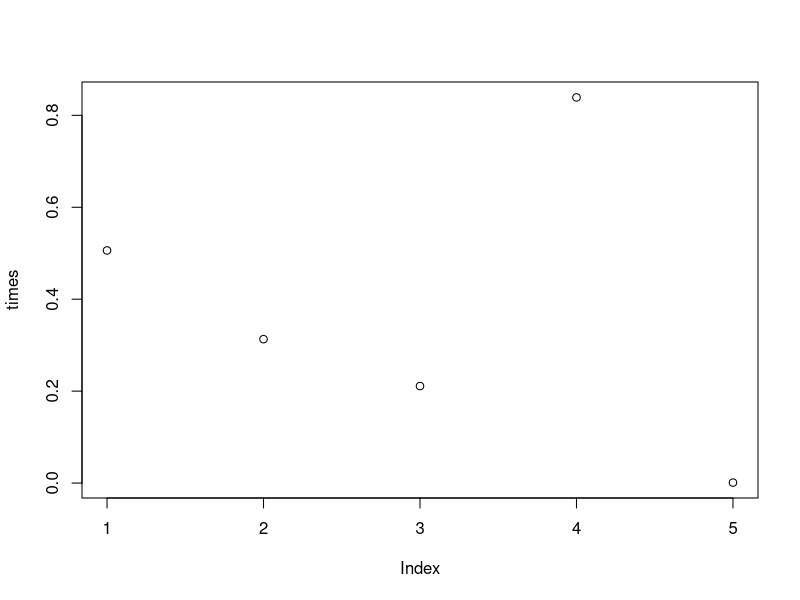
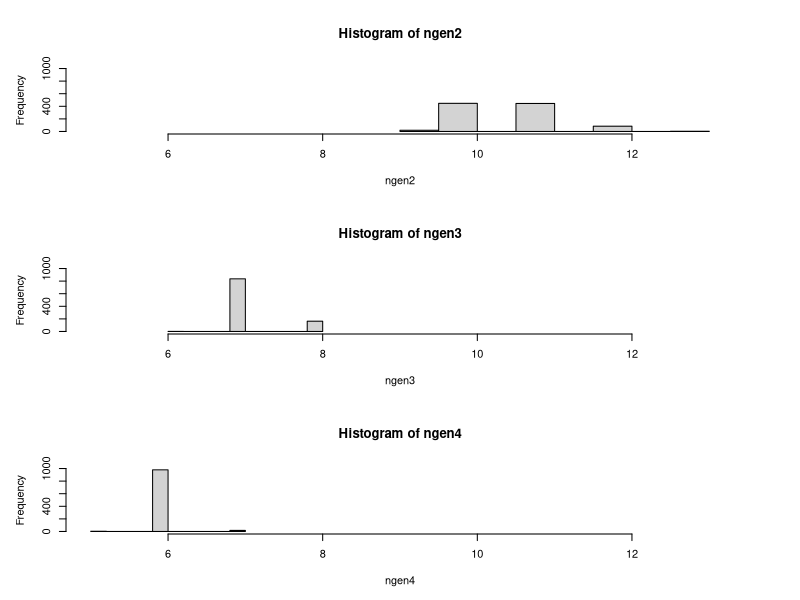
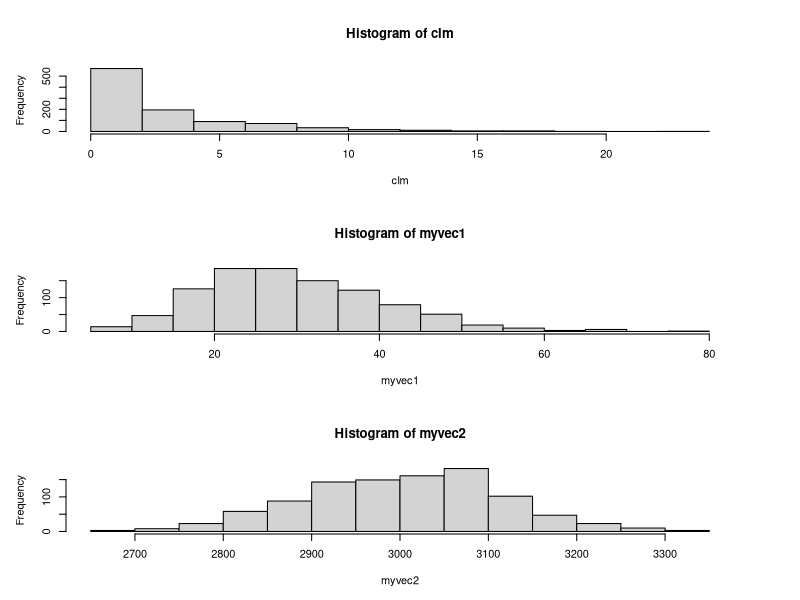
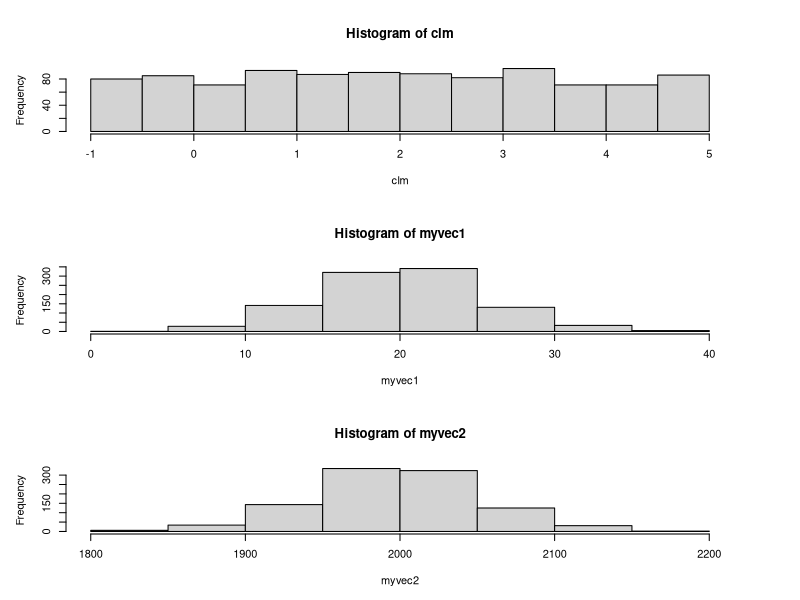

Here is the R script that generated these plots, in order:
#1 infinte loops: a, b, c, d are infinite loops


#2
strnorm <- system.time(rnorm(10000000, 0, 1))
strpois <- system.time(rpois(10000000, 2))
strunif <- system.time(runif(10000000, 0, 10))
strgeo <- system.time(rgeom(10000000, 0.5))
strbinom <- system.time(rbinom(1, 10000000, .5))

times <- c(strnorm[3], strpois[3], strunif[3], strgeo[3], strbinom[3])
plot(times)
#fastest= binom
#slowest = geom


#3
set.seed(1)
means <- c(1, 10, 100, 1000, 10000, 100000, 1000000)
for(i in 1:length(means)){
	strnorm3 <- system.time(rnorm(5000000, means[i]))
	cat("for a mean of ", means[i], ", elapsed time was ", strnorm3[3], "\n")
}


#4 1s and 0s are whether or not you got a head for that trial
rbinom(5, size=1, prob=0.5)
rbinom(10, size=1, prob=0.5)
rbinom(20, size=1, prob=0.5)

rbinom(5, size=1, prob=0.8)
rbinom(10, size=1, prob=0.8)
rbinom(20, size=1, prob=0.8)


#5
#for progeny=2
maxpop <- 10000
startpop <- 20
currpop <- startpop
N <- 1000
ngen2 <- c()
for(i in 1:N){
	set.seed(i)
	currpop <- startpop
	popvector <- currpop
	while(currpop < maxpop){
		progeny <- rgeom(currpop, 0.3333)
		currpop <- sum(progeny)
		popvector <- c(popvector, currpop)
	}
ngen2 <- c(ngen2, length(popvector))
}	
cat("For progeny = 2, mean number gens = ", mean(ngen2), "\n")

#for progeny = 3
maxpop <- 10000
startpop <- 20
currpop <- startpop
N <- 1000
ngen3 <- c()
for(i in 1:N){
	set.seed(i)
	currpop <- startpop
	popvector <- currpop
	while(currpop < maxpop){
		progeny <- rgeom(currpop, 0.25)
		currpop <- sum(progeny)
		popvector <- c(popvector, currpop)
	}
ngen3 <- c(ngen3, length(popvector))
}	
cat("For progeny = 3, mean number gens = ", mean(ngen3), "\n")

#for progeny = 4
maxpop <- 10000
startpop <- 20
currpop <- startpop
N <- 1000
ngen4 <- c()
for(i in 1:N){
	set.seed(i)
	currpop <- startpop
	popvector <- currpop
	while(currpop < maxpop){
		progeny <- rgeom(currpop, 0.2)
		currpop <- sum(progeny)
		popvector <- c(popvector, currpop)
	}
ngen4 <- c(ngen4, length(popvector))
}	
cat("For progeny = 4, mean number gens = ", mean(ngen4), "\n")

par(mfrow=c(3, 1), mar=c(5,5,5,5))
hist(ngen2, xlim=c(5,13), ylim=c(0,1000))
hist(ngen3, xlim=c(5,13), ylim=c(0,1000))
hist(ngen4, xlim=c(5,13), ylim=c(0,1000))


#6
#a
clm <- rgeom(1000, 0.25)
myvec1 <- rep(NA, 1000)
for(i in 1:1000){
	mysum <- sum(rgeom(10,0.25))
	myvec1[i] <- mysum 
}
myvec2 <- rep(NA, 1000)
for(i in 1:1000){
	mysum <- sum(rgeom(1000,0.25))
	myvec2[i] <- mysum 
}
par(mfrow=c(3, 1))
hist(clm)
hist(myvec1)
hist(myvec2)

#b
clm <- runif(1000, min=-1, max=5)
myvec1 <- rep(NA, 1000)
#Q: do I need to use set.seed() here?
for(i in 1:1000){
	mysum <- sum(runif(10, min=-1, max=5))
	myvec1[i] <- mysum 
}
myvec2 <- rep(NA, 1000)
for(i in 1:1000){
	mysum <- sum(runif(1000, min=-1, max=5))
	myvec2[i] <- mysum 
}
par(mfrow=c(3, 1))
hist(clm)
hist(myvec1)
hist(myvec2)


#7
rbinom(1000, 1, 0.7)
#a. sequence of 1000 coin toss experiments with probability of heads=0.7

rbinom(1, 14, 0.5)
#b.number of heads in 14 coin tosses, with probability of heads=0.5; largest 14, smallest 0

sum(rbinom(1000, 1, 0.5))
#c.# heads in a sequence of 1000 coin toss experiments with prob heads =0.5

#d 
rbinom(1, 1000, 0.5)


#8a one experiment is one trial so we'll do 5000 total experiments.  In each experiment we'll calculate the probability of getting a head in 200 tosses of a fair coin.  we'll make a list of each of those 5000 probabilites and find the chances of getting a probability >= 139/200

#c
vec8 <- rep(NA, 5000)
for(i in 1:5000) {
	vec8[i] <- mean(rbinom(200, 1, 0.5))
}
prob <- sum(vec8 >= (139/200))
cat("Probability of the data under the null hypothesis: ", prob, "\n")